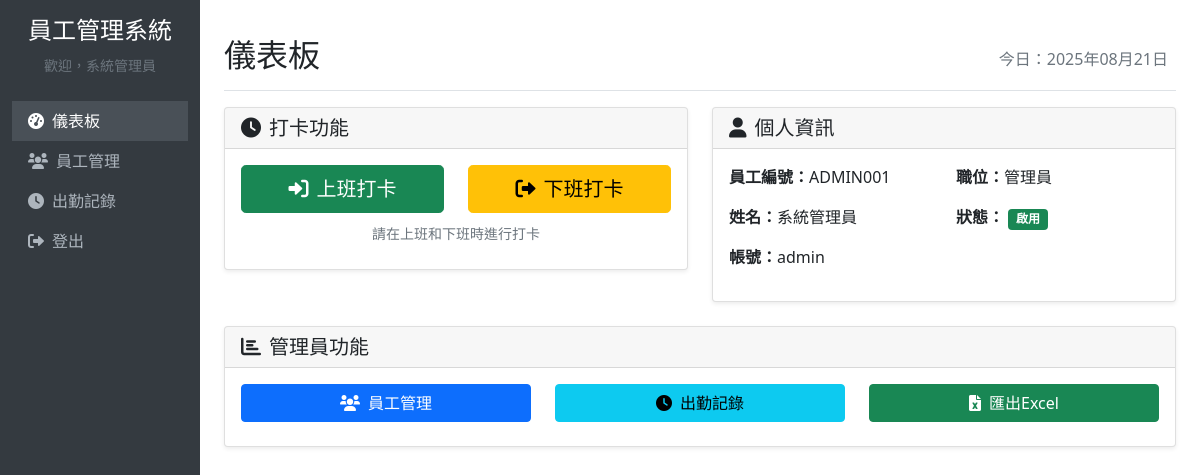
Screenshot of /dashboard (signed in) with the database file from the repository.
### app.py (models this page shows)
class Employee(UserMixin, db.Model):
    id = db.Column(db.Integer, primary_key=True)
    employee_id = db.Column(db.String(20), unique=True, nullable=False)
    username = db.Column(db.String(80), unique=True, nullable=False)
    password_hash = db.Column(db.String(120), nullable=False)
    name = db.Column(db.String(100), nullable=False)
    gender = db.Column(db.String(10))
    birth_date = db.Column(db.Date)
    marital_status = db.Column(db.String(20))
    id_number = db.Column(db.String(20))
    address = db.Column(db.Text)
    household_address = db.Column(db.Text)
    email = db.Column(db.String(120))
    contact_phone = db.Column(db.String(20))
    mobile_phone = db.Column(db.String(20))
    physical_condition = db.Column(db.Text)
    height = db.Column(db.Integer)
    weight = db.Column(db.Integer)
    special_status = db.Column(db.Text)
    disability_status = db.Column(db.Text)
    emergency_contact_name = db.Column(db.String(100))
    emergency_contact_relation = db.Column(db.String(50))
    emergency_contact_phone = db.Column(db.String(20))
    education = db.Column(db.Text)
    work_experience = db.Column(db.Text)
    family_status = db.Column(db.Text)
    specialty = db.Column(db.Text)
    hobbies = db.Column(db.Text)
    insurance = db.Column(db.Text)
    vision = db.Column(db.String(20))
    languages = db.Column(db.Text)
    driver_license = db.Column(db.Text)
    military_service = db.Column(db.String(20))
    military_branch = db.Column(db.String(50))
    certifications = db.Column(db.Text)
    financial_reports = db.Column(db.String(10))
    computer_skills = db.Column(db.Text)
    insurance_items = db.Column(db.Text)
    criminal_record = db.Column(db.Text)
    is_active = db.Column(db.Boolean, default=True)
    is_admin = db.Column(db.Boolean, default=False)
    created_at = db.Column(db.DateTime, default=datetime.utcnow)

### app.py (the view)
@app.route('/dashboard')
@login_required
def dashboard():
    return render_template('dashboard.html')

### app.py (called while the page is built)
@login_manager.user_loader
def load_user(user_id):
    return Employee.query.get(int(user_id))

### templates/dashboard.html (shortened to what this page needs)
{% extends "base.html" %}
{% block content %}
<div class="d-flex justify-content-between flex-wrap flex-md-nowrap align-items-center pt-3 pb-2 mb-3 border-bottom">
    <h1 class="h2">儀表板</h1>
    <div class="btn-toolbar mb-2 mb-md-0">
        <div class="btn-group me-2">
            <span class="text-muted" id="currentDate">今日：</span>
        </div>
    </div>
</div>
<div class="row">
    <div class="col-md-6">
        <div class="card mb-4">
            <div class="card-header">
                <h5 class="card-title mb-0">
                    <i class="fas fa-clock me-2"></i>打卡功能
                </h5>
            </div>
            <div class="card-body text-center">
                <div class="row">
                    <div class="col-6">
                        <button onclick="clockIn()" class="btn btn-success btn-lg w-100 mb-2">
                            <i class="fas fa-sign-in-alt me-2"></i>上班打卡
                        </button>
                    </div>
                    <div class="col-6">
                        <button onclick="clockOut()" class="btn btn-warning btn-lg w-100 mb-2">
                            <i class="fas fa-sign-out-alt me-2"></i>下班打卡
                        </button>
                    </div>
                </div>
                <small class="text-muted">請在上班和下班時進行打卡</small>
            </div>
        </div>
    </div>
    <div class="col-md-6">
        <div class="card mb-4">
            <div class="card-header">
                <h5 class="card-title mb-0">
                    <i class="fas fa-user me-2"></i>個人資訊
                </h5>
            </div>
            <div class="card-body">
                <div class="row">
                    <div class="col-6">
                        <p><strong>員工編號：</strong>{{ current_user.employee_id }}</p>
                        <p><strong>姓名：</strong>{{ current_user.name }}</p>
                        <p><strong>帳號：</strong>{{ current_user.username }}</p>
                    </div>
                    <div class="col-6">
                        <p><strong>職位：</strong>{% if current_user.is_admin %}管理員{% else %}員工{% endif %}</p>
                        <p><strong>狀態：</strong>
                            {% if current_user.is_active %}
                                <span class="badge bg-success">啟用</span>
                            {% else %}
                                <span class="badge bg-danger">停用</span>
                            {% endif %}
                        </p>
                    </div>
                </div>
            </div>
        </div>
    </div>
</div>
{% if current_user.is_admin %}
<div class="row">
    <div class="col-12">
        <div class="card">
            <div class="card-header">
                <h5 class="card-title mb-0">
                    <i class="fas fa-chart-bar me-2"></i>管理員功能
                </h5>
            </div>
            <div class="card-body">
                <div class="row">
                    <div class="col-md-4">
                        <a href="{{ url_for('employee_management') }}" class="btn btn-primary w-100 mb-2">
                            <i class="fas fa-users me-2"></i>員工管理
                        </a>
                    </div>
                    <div class="col-md-4">
                        <a href="{{ url_for('attendance_records') }}" class="btn btn-info w-100 mb-2">
                            <i class="fas fa-clock me-2"></i>出勤記錄
                        </a>
                    </div>
                    <div class="col-md-4">
                        <a href="{{ url_for('export_attendance_excel') }}" class="btn btn-success w-100 mb-2">
                            <i class="fas fa-file-excel me-2"></i>匯出Excel
                        </a>
                    </div>
                </div>
            </div>
        </div>
    </div>
</div>
{% endif %}
{% endblock %}

### templates/base.html (shortened to what this page needs)
<!DOCTYPE html>
<html lang="zh-TW">
<head>
    <link href="https://cdn.jsdelivr.net/npm/bootstrap@5.1.3/dist/css/bootstrap.min.css" rel="stylesheet">
    <link href="https://cdnjs.cloudflare.com/ajax/libs/font-awesome/6.0.0/css/all.min.css" rel="stylesheet">
</head>
<body>
    {% if current_user.is_authenticated %}
    <div class="container-fluid">
        <div class="row">
            <nav class="col-md-3 col-lg-2 d-md-block sidebar collapse">
                <div class="position-sticky pt-3">
                    <div class="text-center mb-4">
                        <h4 class="text-white">員工管理系統</h4>
                        <small class="text-muted">歡迎，{{ current_user.name }}</small>
                    </div>
                    <ul class="nav flex-column">
                        <li class="nav-item">
                            <a class="nav-link {% if request.endpoint == 'dashboard' %}active{% endif %}" href="{{ url_for('dashboard') }}">
                                <i class="fas fa-tachometer-alt me-2"></i>儀表板
                            </a>
                        </li>
                        {% if current_user.is_admin %}
                        <li class="nav-item">
                            <a class="nav-link {% if request.endpoint == 'employee_management' %}active{% endif %}" href="{{ url_for('employee_management') }}">
                                <i class="fas fa-users me-2"></i>員工管理
                            </a>
                        </li>
                        <li class="nav-item">
                            <a class="nav-link {% if request.endpoint == 'attendance_records' %}active{% endif %}" href="{{ url_for('attendance_records') }}">
                                <i class="fas fa-clock me-2"></i>出勤記錄
                            </a>
                        </li>
                        {% endif %}
                        <li class="nav-item">
                            <a class="nav-link" href="{{ url_for('logout') }}">
                                <i class="fas fa-sign-out-alt me-2"></i>登出
                            </a>
                        </li>
                    </ul>
                </div>
            </nav>
            <main class="col-md-9 ms-sm-auto col-lg-10 px-md-4 main-content">
                {% block content %}{% endblock %}
            </main>
        </div>
    </div>
    {% else %}
        {% block login_content %}{% endblock %}
    {% endif %}
</body>
</html>

### templates/base.html (style rules this page uses)
.sidebar { min-height: 100vh; background-color: #343a40; }
.sidebar .nav-link { color: #adb5bd; }
.sidebar .nav-link.active { color: #fff; background-color: #495057; }
.main-content { padding: 20px; }
.card { box-shadow: 0 0.125rem 0.25rem rgba(0, 0, 0, 0.075); }

### rows the page displays
Employee: name "系統管理員", employee_id "ADMIN001", username "admin"
